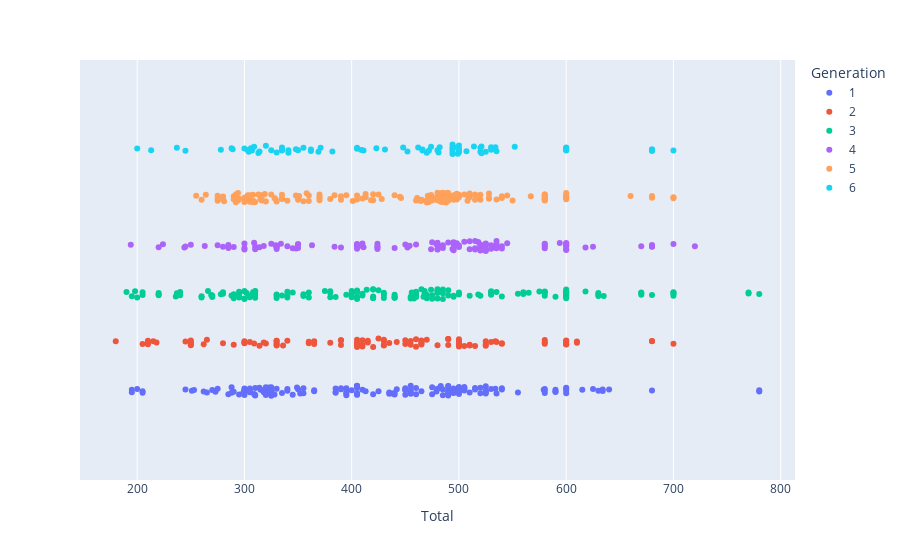

The notebook cell saved with this chart:
### Markdown cell above
### 4.1. Perspectiva general en función del poder total

### Code cell
px.strip(df_pokemon,
         x          = "Total",
        
         color      = "Generation")

### Figure 1 — Plotly figure (JSON) as saved in the notebook; plotly's stock layout.template omitted (floating-point values rounded to 4 significant figures; data arrays with more than 128 entries replaced by an {"elided": "..."} marker saying what was removed)
{"data": [{"alignmentgroup": "True", "boxpoints": "all", "fillcolor": "rgba(255,255,255,0)", "hoveron": "points", "hovertemplate": "Generation=1<br>Total=%{x}<extra></extra>", "legendgroup": "1", "line": {"color": "rgba(255,255,255,0)"}, "marker": {"color": "#636efa"}, "name": "1", "offsetgroup": "1", "orientation": "h", "pointpos": 0, "showlegend": true, "type": "box", "x": {"elided": "166 int values"}, "x0": " ", "xaxis": "x", "y0": " ", "yaxis": "y"}, {"alignmentgroup": "True", "boxpoints": "all", "fillcolor": "rgba(255,255,255,0)", "hoveron": "points", "hovertemplate": "Generation=2<br>Total=%{x}<extra></extra>", "legendgroup": "2", "line": {"color": "rgba(255,255,255,0)"}, "marker": {"color": "#EF553B"}, "name": "2", "offsetgroup": "2", "orientation": "h", "pointpos": 0, "showlegend": true, "type": "box", "x": [318, 405, 525, 309, 405, 534, 314, 405, 530, 215, 415, 262, 442, 265, 390, 250, 390, 535, 330, 460, 205, 218, 210, 245, 405, 320, 470, 280, 365, 510, 610, 490, 250, 420, 410, 500, 250, 340, 460, 360, 180, 425, 390, 210, 430, 525, 525, 405, 490, 435, 336, 405, 455, 290, 465, 415, 430, 510, 610, 300, 450, 430, 500, 600, 505, 500, 600, 430, 330, 500, 250, 410, 250, 450, 380, 300, 480, 330, 465, 465, 330, 500, 600, 540, 330, 500, 515, 465, 250, 210, 455, 305, 360, 365, 490, 540, 580, 580, 580, 300, 410, 600, 700, 680, 680, 600], "x0": " ", "xaxis": "x", "y0": " ", "yaxis": "y"}, {"alignmentgroup": "True", "boxpoints": "all", "fillcolor": "rgba(255,255,255,0)", "hoveron": "points", "hovertemplate": "Generation=3<br>Total=%{x}<extra></extra>", "legendgroup": "3", "line": {"color": "rgba(255,255,255,0)"}, "marker": {"color": "#00cc96"}, "name": "3", "offsetgroup": "3", "orientation": "h", "pointpos": 0, "showlegend": true, "type": "box", "x": {"elided": "160 int values"}, "x0": " ", "xaxis": "x", "y0": " ", "yaxis": "y"}, {"alignmentgroup": "True", "boxpoints": "all", "fillcolor": "rgba(255,255,255,0)", "hoveron": "points", "hovertemplate": "Generation=4<br>Total=%{x}<extra></extra>", "legendgroup": "4", "line": {"color": "rgba(255,255,255,0)"}, "marker": {"color": "#ab63fa"}, "name": "4", "offsetgroup": "4", "orientation": "h", "pointpos": 0, "showlegend": true, "type": "box", "x": [318, 405, 525, 309, 405, 534, 314, 405, 530, 245, 340, 485, 250, 410, 194, 384, 263, 363, 523, 280, 515, 350, 495, 350, 495, 224, 424, 424, 424, 424, 244, 474, 405, 330, 495, 275, 450, 325, 475, 482, 348, 498, 350, 480, 580, 495, 505, 310, 452, 285, 329, 479, 300, 500, 290, 310, 220, 411, 485, 300, 410, 600, 700, 390, 285, 525, 625, 330, 525, 330, 500, 300, 490, 454, 330, 460, 345, 334, 494, 594, 510, 535, 515, 535, 535, 540, 540, 545, 515, 525, 525, 510, 530, 535, 518, 618, 525, 525, 480, 440, 520, 520, 520, 520, 520, 580, 580, 580, 680, 680, 600, 670, 680, 680, 600, 480, 600, 600, 600, 600, 720], "x0": " ", "xaxis": "x", "y0": " ", "yaxis": "y"}, {"alignmentgroup": "True", "boxpoints": "all", "fillcolor": "rgba(255,255,255,0)", "hoveron": "points", "hovertemplate": "Generation=5<br>Total=%{x}<extra></extra>", "legendgroup": "5", "line": {"color": "rgba(255,255,255,0)"}, "marker": {"color": "#FFA15A"}, "name": "5", "offsetgroup": "5", "orientation": "h", "pointpos": 0, "showlegend": true, "type": "box", "x": {"elided": "165 int values"}, "x0": " ", "xaxis": "x", "y0": " ", "yaxis": "y"}, {"alignmentgroup": "True", "boxpoints": "all", "fillcolor": "rgba(255,255,255,0)", "hoveron": "points", "hovertemplate": "Generation=6<br>Total=%{x}<extra></extra>", "legendgroup": "6", "line": {"color": "rgba(255,255,255,0)"}, "marker": {"color": "#19d3f3"}, "name": "6", "offsetgroup": "6", "orientation": "h", "pointpos": 0, "showlegend": true, "type": "box", "x": [313, 405, 530, 307, 409, 534, 314, 405, 530, 237, 423, 278, 382, 499, 200, 213, 411, 369, 507, 303, 371, 552, 350, 531, 348, 495, 472, 355, 466, 466, 325, 448, 520, 520, 341, 462, 341, 480, 288, 482, 306, 500, 320, 494, 330, 500, 289, 481, 362, 521, 362, 521, 525, 500, 431, 500, 300, 452, 600, 470, 309, 474, 335, 335, 335, 335, 494, 494, 494, 494, 304, 514, 245, 535, 680, 680, 600, 600, 700, 600, 680, 600], "x0": " ", "xaxis": "x", "y0": " ", "yaxis": "y"}], "layout": {"boxmode": "group", "legend": {"title": {"text": "Generation"}, "tracegroupgap": 0}, "margin": {"t": 60}, "xaxis": {"anchor": "y", "domain": [0, 1], "title": {"text": "Total"}}, "yaxis": {"anchor": "x", "domain": [0, 1]}}}
